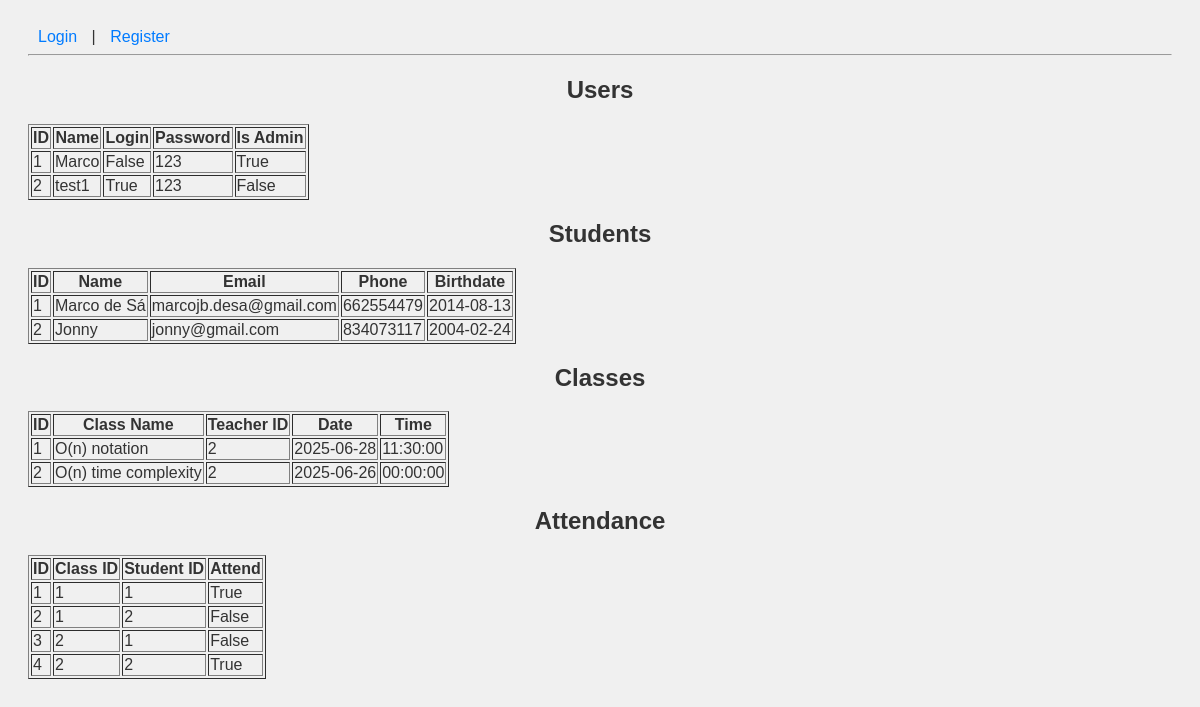
The app's page /display, older data.
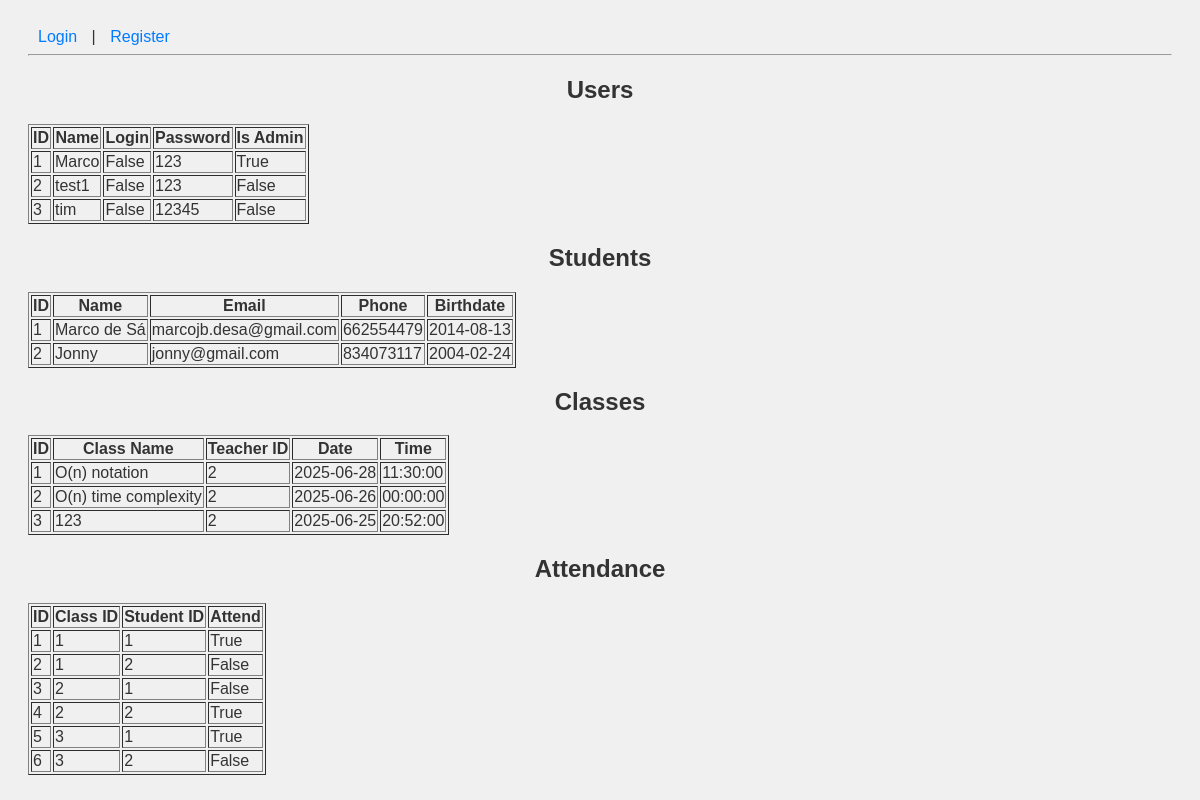
The same page, newer data.
### models.py (models this page shows)
class BaseModel(Model):
    class Meta:
        database = db

class User(BaseModel):
    id_user = AutoField()
    name = CharField()
    is_admin = BooleanField() # True if admin, False if teacher
    login = BooleanField(unique=False)
    password = CharField() # Store hashed passwords in production

class Student(BaseModel):
    id_student = AutoField()
    name = CharField()
    email = CharField(unique=True)
    phone = CharField(null=True)
    birthdate = DateField()

class Class(BaseModel):
    id_class = AutoField()
    class_name = CharField()
    id_user = ForeignKeyField(User, backref='classes')
    date = DateField()
    time = TimeField()

class Attendance(BaseModel):
    id = AutoField()
    id_class = ForeignKeyField(Class, backref='attendances')
    id_student = ForeignKeyField(Student, backref='attendances')
    attend = BooleanField() # True if present, False if absent
    class Meta:
        indexes = (
            (('id_class', 'id_student'), True), # Unique constraint
        )

### app.py (the view)
@app.route('/display')
def display():
    users = User.select()
    students = Student.select()
    classes = Class.select()
    attendances = Attendance.select()
    return render_template('display.html', users=users, students=students, classes=classes, attendances=attendances)

### templates/display.html (shortened to what this page needs)
{% extends "base.html" %}
{% block content %}
<h2>Users</h2>
<table border="1">
    <tr>
        <th>ID</th>
        <th>Name</th>
        <th>Login</th>
        <th>Password</th>
        <th>Is Admin</th>
    </tr>
    {% for user in users %}
    <tr>
        <td>{{ user.id_user }}</td>
        <td>{{ user.name }}</td>
        <td>{{ user.login }}</td>
        <td>{{ user.password }}</td>
        <td>{{ user.is_admin }}</td>
    </tr>
    {% endfor %}
</table>
<h2>Students</h2>
<table border="1">
    <tr>
        <th>ID</th>
        <th>Name</th>
        <th>Email</th>
        <th>Phone</th>
        <th>Birthdate</th>
    </tr>
    {% for student in students %}
    <tr>
        <td>{{ student.id_student }}</td>
        <td>{{ student.name }}</td>
        <td>{{ student.email }}</td>
        <td>{{ student.phone }}</td>
        <td>{{ student.birthdate }}</td>
    </tr>
    {% endfor %}
</table>
<h2>Classes</h2>
<table border="1">
    <tr>
        <th>ID</th>
        <th>Class Name</th>
        <th>Teacher ID</th>
        <th>Date</th>
        <th>Time</th>
    </tr>
    {% for c in classes %}
    <tr>
        <td>{{ c.id_class }}</td>
        <td>{{ c.class_name }}</td>
        <td>{{ c.id_user.id_user }}</td>
        <td>{{ c.date }}</td>
        <td>{{ c.time }}</td>
    </tr>
    {% endfor %}
</table>
<h2>Attendance</h2>
<table border="1">
    <tr>
        <th>ID</th>
        <th>Class ID</th>
        <th>Student ID</th>
        <th>Attend</th>
    </tr>
    {% for a in attendances %}
    <tr>
        <td>{{ a.id }}</td>
        <td>{{ a.id_class.id_class }}</td>
        <td>{{ a.id_student.id_student }}</td>
        <td>{{ a.attend }}</td>
    </tr>
    {% endfor %}
</table>
{% endblock %}

### templates/base.html (shortened to what this page needs)
<!DOCTYPE html>
<html lang="en">
<head>
    <link rel="stylesheet" href="{{ url_for('static', filename='style.css')
}}">
</head>
<body>
    <nav>
        <a href="/">Login</a> |
        <a href="/register">Register</a>
    </nav>
    <hr>
    {% block content %}{% endblock %}
</body>
</html>

### static/style.css (style rules this page uses)
body { font-family: Arial, sans-serif; background-color: #f0f0f0; color: #333; padding: 20px; }
h2 { text-align: center; }
nav a { margin: 0 10px; text-decoration: none; color: #007BFF; }

Row changes from the older to the newer data that the page shows:
changed User "test1": login "True" → "False"
added User: id_user "3", name "tim", login "False", password "12345", is_admin "False"
added Class: id_class "3", class_name "123", id_user.id_user "2", date "2025-06-25", time "20:52:00"
added Attendance: id "5", id_class.id_class "3", id_student.id_student "1", attend "True"
added Attendance: id "6", id_class.id_class "3", id_student.id_student "2", attend "False"
